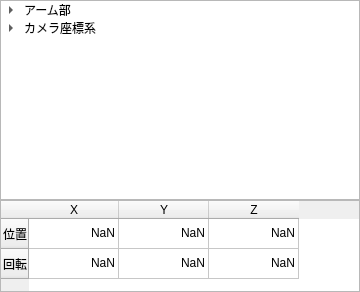
<?xml version="1.0" encoding="UTF-8"?>
<ui version="4.0">
 <class>MainUI</class>
 <widget class="QWidget" name="MainUI">
  <property name="geometry">
   <rect>
    <x>0</x>
    <y>0</y>
    <width>360</width>
    <height>292</height>
   </rect>
  </property>
  <property name="windowTitle">
   <string>Form</string>
  </property>
  <widget class="QWidget" name="verticalLayoutWidget">
   <property name="geometry">
    <rect>
     <x>300</x>
     <y>0</y>
     <width>61</width>
     <height>101</height>
    </rect>
   </property>
   <layout class="QVBoxLayout" name="verticalLayout">
    <property name="spacing">
     <number>0</number>
    </property>
    <item>
     <widget class="QPushButton" name="pushButton">
      <property name="text">
       <string>追加</string>
      </property>
     </widget>
    </item>
    <item>
     <widget class="QPushButton" name="pushButton_3">
      <property name="text">
       <string>編集</string>
      </property>
     </widget>
    </item>
    <item>
     <widget class="QPushButton" name="pushButton_2">
      <property name="text">
       <string>削除</string>
      </property>
     </widget>
    </item>
   </layout>
  </widget>
  <widget class="QTableWidget" name="tableWidget_2">
   <property name="enabled">
    <bool>true</bool>
   </property>
   <property name="geometry">
    <rect>
     <x>0</x>
     <y>200</y>
     <width>360</width>
     <height>92</height>
    </rect>
   </property>
   <property name="minimumSize">
    <size>
     <width>360</width>
     <height>92</height>
    </size>
   </property>
   <attribute name="horizontalHeaderMinimumSectionSize">
    <number>90</number>
   </attribute>
   <attribute name="horizontalHeaderDefaultSectionSize">
    <number>90</number>
   </attribute>
   <attribute name="verticalHeaderMinimumSectionSize">
    <number>30</number>
   </attribute>
   <attribute name="verticalHeaderStretchLastSection">
    <bool>false</bool>
   </attribute>
   <row>
    <property name="text">
     <string>位置</string>
    </property>
    <property name="textAlignment">
     <set>AlignCenter</set>
    </property>
   </row>
   <row>
    <property name="text">
     <string>回転</string>
    </property>
    <property name="textAlignment">
     <set>AlignCenter</set>
    </property>
   </row>
   <column>
    <property name="text">
     <string>X</string>
    </property>
   </column>
   <column>
    <property name="text">
     <string>Y</string>
    </property>
   </column>
   <column>
    <property name="text">
     <string>Z</string>
    </property>
   </column>
   <item row="0" column="0">
    <property name="text">
     <string>NaN</string>
    </property>
    <property name="textAlignment">
     <set>AlignTrailing|AlignVCenter</set>
    </property>
   </item>
   <item row="0" column="1">
    <property name="text">
     <string>NaN</string>
    </property>
    <property name="textAlignment">
     <set>AlignTrailing|AlignVCenter</set>
    </property>
   </item>
   <item row="0" column="2">
    <property name="text">
     <string>NaN</string>
    </property>
    <property name="textAlignment">
     <set>AlignTrailing|AlignVCenter</set>
    </property>
   </item>
   <item row="1" column="0">
    <property name="text">
     <string>NaN</string>
    </property>
    <property name="textAlignment">
     <set>AlignTrailing|AlignVCenter</set>
    </property>
   </item>
   <item row="1" column="1">
    <property name="text">
     <string>NaN</string>
    </property>
    <property name="textAlignment">
     <set>AlignTrailing|AlignVCenter</set>
    </property>
   </item>
   <item row="1" column="2">
    <property name="text">
     <string>NaN</string>
    </property>
    <property name="textAlignment">
     <set>AlignTrailing|AlignVCenter</set>
    </property>
   </item>
  </widget>
  <widget class="QTreeWidget" name="treeWidget">
   <property name="geometry">
    <rect>
     <x>0</x>
     <y>0</y>
     <width>360</width>
     <height>200</height>
    </rect>
   </property>
   <property name="minimumSize">
    <size>
     <width>300</width>
     <height>0</height>
    </size>
   </property>
   <property name="headerHidden">
    <bool>true</bool>
   </property>
   <column>
    <property name="text">
     <string>登録済みカメラ位置</string>
    </property>
   </column>
   <item>
    <property name="text">
     <string>アーム部</string>
    </property>
    <item>
     <property name="text">
      <string>正面</string>
     </property>
    </item>
    <item>
     <property name="text">
      <string>上面</string>
     </property>
    </item>
   </item>
   <item>
    <property name="text">
     <string>カメラ座標系</string>
    </property>
    <item>
     <property name="text">
      <string>正面</string>
     </property>
    </item>
    <item>
     <property name="text">
      <string>カメラ後方</string>
     </property>
    </item>
   </item>
  </widget>
 </widget>
 <resources/>
 <connections/>
</ui>
